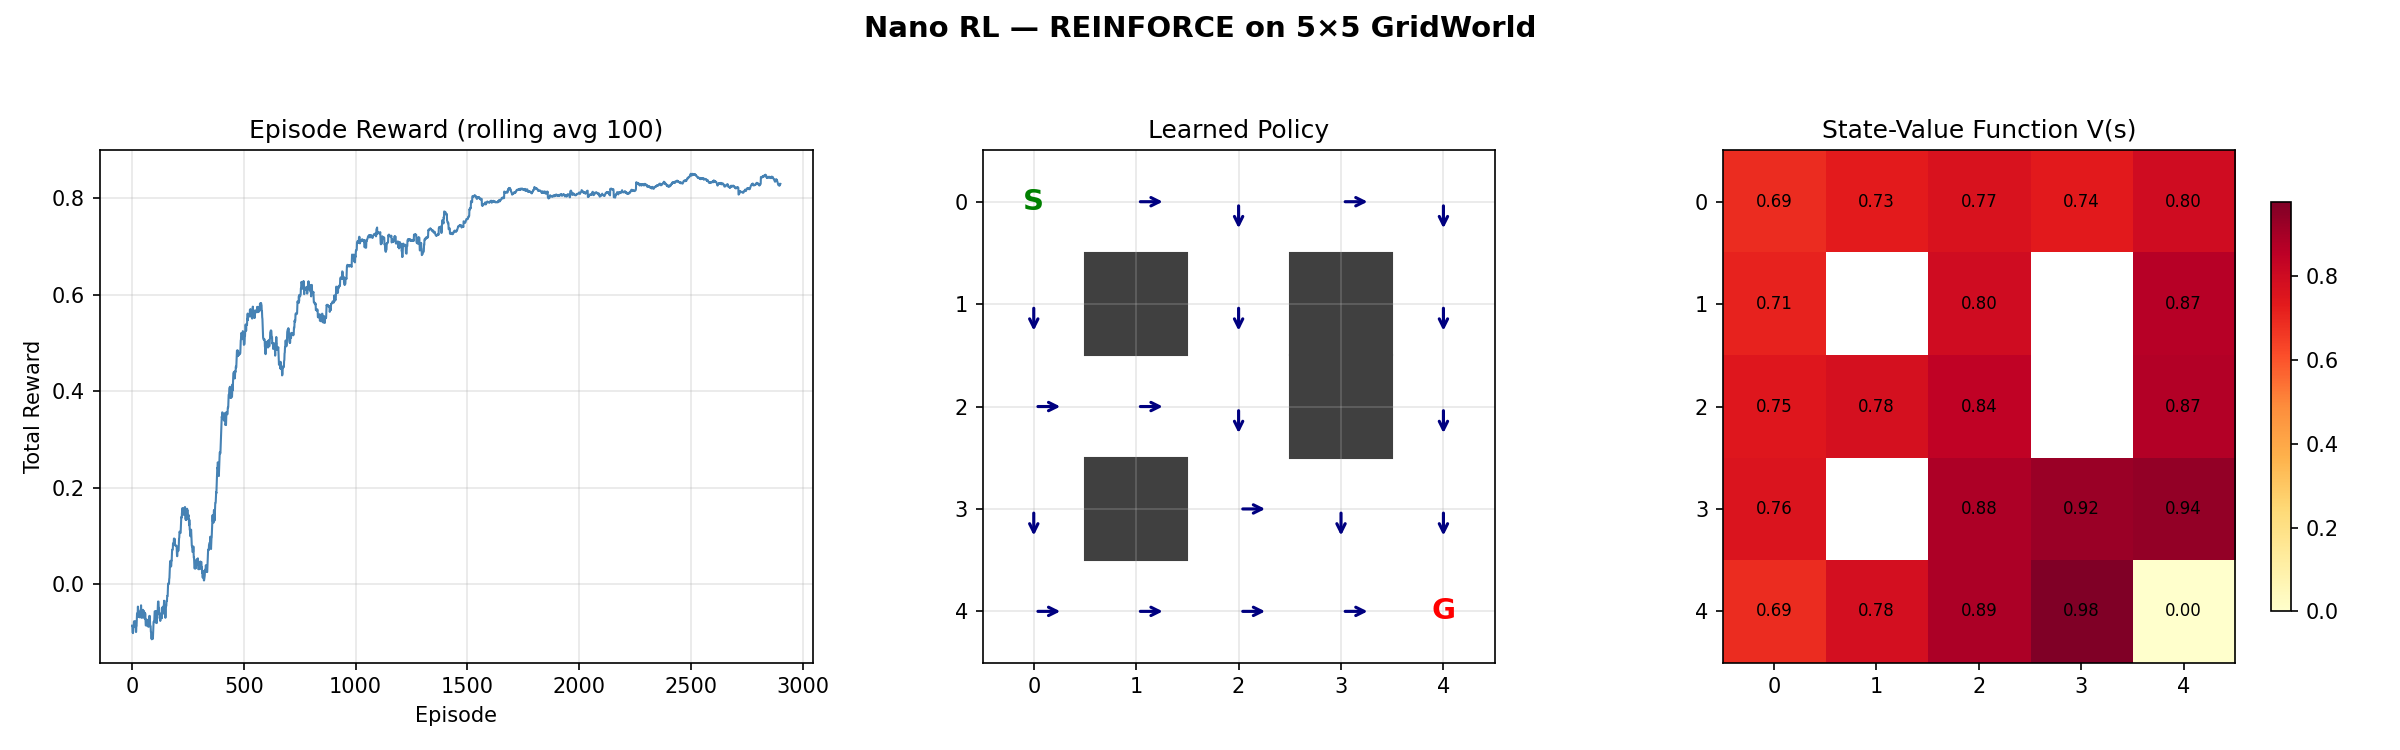

Python code for this plot:
"""
Nano RL — REINFORCE Policy Gradient on a GridWorld

A self-contained reinforcement learning agent that learns to navigate
a 5x5 gridworld using the REINFORCE algorithm with a value baseline.
No external dependencies beyond NumPy.

Learning Objectives:
1. Understand Markov Decision Processes (states, actions, rewards)
2. Implement a tabular softmax policy: pi(a|s) = softmax(theta[s,:])
3. Apply the REINFORCE gradient estimator: nabla J = E[sum G_t * nabla log pi]
4. Use a value function baseline to reduce variance
5. Visualize learned policy and value function
"""

from __future__ import annotations

import os
from dataclasses import dataclass, field
from typing import List, Tuple

import numpy as np

# ---------------------------------------------------------------------------
# Configuration
# ---------------------------------------------------------------------------

@dataclass
class RLConfig:
    """Hyperparameters for the REINFORCE experiment."""
    grid_size: int = 5
    max_steps: int = 50
    gamma: float = 0.99
    lr_policy: float = 0.01
    lr_value: float = 0.05
    n_episodes: int = 3000
    walls: List[Tuple[int, int]] = field(
        default_factory=lambda: [(1, 1), (2, 3), (3, 1), (1, 3)]
    )
    start: Tuple[int, int] = (0, 0)
    goal: Tuple[int, int] = (4, 4)


# Action constants
UP, DOWN, LEFT, RIGHT = 0, 1, 2, 3
ACTION_NAMES = ["UP", "DOWN", "LEFT", "RIGHT"]
ACTION_DELTAS = {UP: (-1, 0), DOWN: (1, 0), LEFT: (0, -1), RIGHT: (0, 1)}

# ---------------------------------------------------------------------------
# Environment
# ---------------------------------------------------------------------------

class GridWorld:
    """5x5 deterministic gridworld with walls."""

    def __init__(self, cfg: RLConfig) -> None:
        self.size = cfg.grid_size
        self.start = cfg.start
        self.goal = cfg.goal
        self.walls = set(cfg.walls)
        self.max_steps = cfg.max_steps
        self.state: Tuple[int, int] = self.start
        self.steps: int = 0

    def _to_index(self, pos: Tuple[int, int]) -> int:
        return pos[0] * self.size + pos[1]

    def reset(self) -> int:
        self.state = self.start
        self.steps = 0
        return self._to_index(self.state)

    def step(self, action: int) -> Tuple[int, float, bool]:
        dr, dc = ACTION_DELTAS[action]
        nr, nc = self.state[0] + dr, self.state[1] + dc
        # Boundary check
        if 0 <= nr < self.size and 0 <= nc < self.size:
            if (nr, nc) not in self.walls:
                self.state = (nr, nc)
        self.steps += 1
        if self.state == self.goal:
            return self._to_index(self.state), 1.0, True
        if self.steps >= self.max_steps:
            return self._to_index(self.state), -0.01, True
        return self._to_index(self.state), -0.01, False

# ---------------------------------------------------------------------------
# Policy (tabular softmax)
# ---------------------------------------------------------------------------

class PolicyNetwork:
    """Tabular softmax policy: pi(a|s) = softmax(theta[s, :])."""

    def __init__(self, n_states: int, n_actions: int = 4) -> None:
        self.theta: np.ndarray = np.zeros((n_states, n_actions))

    @staticmethod
    def _softmax(logits: np.ndarray) -> np.ndarray:
        x = logits - logits.max()
        e = np.exp(x)
        return e / e.sum()

    def get_probs(self, state: int) -> np.ndarray:
        return self._softmax(self.theta[state])

    def sample_action(self, state: int) -> int:
        probs = self.get_probs(state)
        return int(np.random.choice(len(probs), p=probs))

    def log_prob(self, state: int, action: int) -> float:
        probs = self.get_probs(state)
        return float(np.log(probs[action] + 1e-10))

# ---------------------------------------------------------------------------
# Value function (tabular)
# ---------------------------------------------------------------------------

class ValueNetwork:
    """Tabular state-value function."""

    def __init__(self, n_states: int) -> None:
        self.V: np.ndarray = np.zeros(n_states)

    def predict(self, state: int) -> float:
        return float(self.V[state])

    def update(self, state: int, target: float, lr: float) -> None:
        self.V[state] += lr * (target - self.V[state])

# ---------------------------------------------------------------------------
# REINFORCE Agent
# ---------------------------------------------------------------------------

class REINFORCEAgent:
    """REINFORCE with baseline for the tabular gridworld."""

    @staticmethod
    def collect_episode(
        env: GridWorld, policy: PolicyNetwork
    ) -> Tuple[List[int], List[int], List[float]]:
        states: List[int] = []
        actions: List[int] = []
        rewards: List[float] = []
        s = env.reset()
        done = False
        while not done:
            a = policy.sample_action(s)
            states.append(s)
            actions.append(a)
            s_next, r, done = env.step(a)
            rewards.append(r)
            s = s_next
        return states, actions, rewards

    @staticmethod
    def compute_returns(rewards: List[float], gamma: float) -> np.ndarray:
        T = len(rewards)
        G = np.zeros(T)
        running = 0.0
        for t in reversed(range(T)):
            running = rewards[t] + gamma * running
            G[t] = running
        return G

    @staticmethod
    def update(
        states: List[int],
        actions: List[int],
        returns: np.ndarray,
        policy: PolicyNetwork,
        value: ValueNetwork,
        cfg: RLConfig,
    ) -> None:
        for t in range(len(states)):
            s, a, G_t = states[t], actions[t], returns[t]
            advantage = G_t - value.predict(s)
            # Policy gradient (tabular softmax)
            probs = policy.get_probs(s)
            # d/d_theta[s,a'] log pi(a|s) = 1(a'=a) - pi(a'|s)
            grad_log = -probs.copy()
            grad_log[a] += 1.0  # now: (1{a'=a} - pi(a'|s))
            policy.theta[s] += cfg.lr_policy * advantage * grad_log
            # Value update
            value.update(s, G_t, cfg.lr_value)

# ---------------------------------------------------------------------------
# Training
# ---------------------------------------------------------------------------

def train(cfg: RLConfig) -> Tuple[PolicyNetwork, ValueNetwork, List[float], List[int]]:
    n_states = cfg.grid_size * cfg.grid_size
    env = GridWorld(cfg)
    policy = PolicyNetwork(n_states)
    value = ValueNetwork(n_states)
    agent = REINFORCEAgent()

    ep_rewards: List[float] = []
    ep_lengths: List[int] = []

    for ep in range(1, cfg.n_episodes + 1):
        states, actions, rewards = agent.collect_episode(env, policy)
        returns = agent.compute_returns(rewards, cfg.gamma)
        agent.update(states, actions, returns, policy, value, cfg)

        ep_rewards.append(sum(rewards))
        ep_lengths.append(len(rewards))

        if ep % 500 == 0:
            recent_r = np.mean(ep_rewards[-100:])
            recent_l = np.mean(ep_lengths[-100:])
            print(f"Episode {ep:>5d} | mean reward (last 100): {recent_r:+.3f} | mean length: {recent_l:.1f}")

    return policy, value, ep_rewards, ep_lengths

# ---------------------------------------------------------------------------
# Visualization
# ---------------------------------------------------------------------------

def visualize(
    policy: PolicyNetwork,
    value: ValueNetwork,
    ep_rewards: List[float],
    cfg: RLConfig,
    save_path: str,
) -> None:
    import matplotlib.pyplot as plt

    arrow_map = {UP: (0, 0.3), DOWN: (0, -0.3), LEFT: (-0.3, 0), RIGHT: (0.3, 0)}
    wall_set = set(cfg.walls)
    gs = cfg.grid_size

    fig, axes = plt.subplots(1, 3, figsize=(16, 5))

    # --- Panel 1: Reward curve (smoothed) ---
    ax = axes[0]
    window = 100
    smoothed = np.convolve(ep_rewards, np.ones(window) / window, mode="valid")
    ax.plot(smoothed, color="steelblue", linewidth=1.0)
    ax.set_title("Episode Reward (rolling avg 100)")
    ax.set_xlabel("Episode")
    ax.set_ylabel("Total Reward")
    ax.grid(True, alpha=0.3)

    # --- Panel 2: Policy arrows ---
    ax = axes[1]
    ax.set_xlim(-0.5, gs - 0.5)
    ax.set_ylim(-0.5, gs - 0.5)
    ax.set_aspect("equal")
    ax.set_title("Learned Policy")
    ax.set_xticks(range(gs))
    ax.set_yticks(range(gs))
    ax.invert_yaxis()

    for r in range(gs):
        for c in range(gs):
            if (r, c) in wall_set:
                rect = plt.Rectangle((c - 0.5, r - 0.5), 1, 1, color="0.25")
                ax.add_patch(rect)
            elif (r, c) == cfg.start:
                ax.text(c, r, "S", ha="center", va="center", fontsize=14, fontweight="bold", color="green")
            elif (r, c) == cfg.goal:
                ax.text(c, r, "G", ha="center", va="center", fontsize=14, fontweight="bold", color="red")
            else:
                s = r * gs + c
                best = int(np.argmax(policy.theta[s]))
                dx, dy = arrow_map[best]
                ax.annotate("", xy=(c + dx, r - dy), xytext=(c, r),
                            arrowprops=dict(arrowstyle="->", lw=1.5, color="navy"))
    ax.grid(True, alpha=0.3)

    # --- Panel 3: Value heatmap ---
    ax = axes[2]
    V_grid = np.zeros((gs, gs))
    for r in range(gs):
        for c in range(gs):
            V_grid[r, c] = value.V[r * gs + c]
    for wr, wc in wall_set:
        V_grid[wr, wc] = np.nan

    im = ax.imshow(V_grid, cmap="YlOrRd", origin="upper")
    ax.set_title("State-Value Function V(s)")
    ax.set_xticks(range(gs))
    ax.set_yticks(range(gs))
    for r in range(gs):
        for c in range(gs):
            if (r, c) in wall_set:
                ax.text(c, r, "W", ha="center", va="center", fontsize=10, color="white")
            else:
                ax.text(c, r, f"{V_grid[r, c]:.2f}", ha="center", va="center", fontsize=8)
    fig.colorbar(im, ax=ax, shrink=0.8)

    fig.suptitle("Nano RL — REINFORCE on 5×5 GridWorld", fontsize=14, fontweight="bold")
    fig.tight_layout(rect=[0, 0, 1, 0.94])
    fig.savefig(save_path, dpi=150)
    plt.close(fig)
    print(f"Saved visualization to {save_path}")

# ---------------------------------------------------------------------------
# Main
# ---------------------------------------------------------------------------

if __name__ == "__main__":
    np.random.seed(42)
    save_dir = os.path.dirname(os.path.abspath(__file__))

    cfg = RLConfig()
    policy, value, ep_rewards, ep_lengths = train(cfg)

    # Expected: mean reward > 0.7 (last 100 episodes) after 3000 episodes
    final_mean = np.mean(ep_rewards[-100:])
    print(f"\nFinal mean reward (last 100): {final_mean:+.3f}")

    png_path = os.path.join(save_dir, "nano_rl.png")
    visualize(policy, value, ep_rewards, cfg, png_path)
